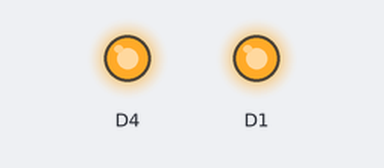
The sketch below on a simulated ESP8266 (NodeMCU). Shown: output pins drawn as LEDs (lit = HIGH).

Above: at 1.0 s.
At 3.0 s:
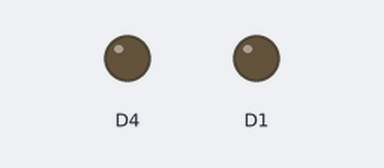
Timing chart, 0 to 5.2 s (numbered marks = the images above):
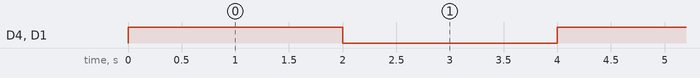

The sketch:

teste_rele.ino
```cpp
void setup() {
  pinMode(D1,OUTPUT);
  pinMode(D4,OUTPUT);
}

void loop() {
  digitalWrite(D1,HIGH);
  digitalWrite(D4,HIGH);
  delay(2000);
  digitalWrite(D1,LOW);
  digitalWrite(D4,LOW);
  delay(2000);
  digitalWrite(D1,HIGH);
  digitalWrite(D4,HIGH);
  delay(2000);
  digitalWrite(D1,LOW);
  digitalWrite(D4,LOW);
  delay(2000);
}
```

Measured:
- by itself, D4, D1: alternates HIGH for 2.0 s and LOW for 2.0 s
